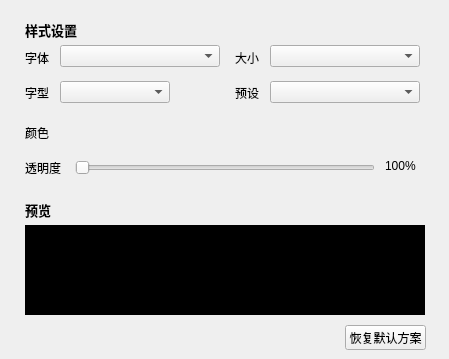
   <widget class="QWidget" name="seven">
    <widget class="TTKThemeLineLabel" name="baseSetSongWordWidget">
     <property name="geometry">
      <rect>
       <x>25</x>
       <y>20</y>
       <width>415</width>
       <height>20</height>
      </rect>
     </property>
     <property name="styleSheet">
      <string notr="true">background-color:transparent;
font-size:13px;
font-weight:bold;</string>
     </property>
     <property name="text">
      <string>样式设置</string>
     </property>
    </widget>
    <widget class="TTKThemeLineLabel" name="setColorSongWordWidget">
     <property name="geometry">
      <rect>
       <x>25</x>
       <y>200</y>
       <width>415</width>
       <height>20</height>
      </rect>
     </property>
     <property name="styleSheet">
      <string notr="true">background-color:transparent;
font-size:13px;
font-weight:bold;</string>
     </property>
     <property name="text">
      <string>预览</string>
     </property>
    </widget>
    <widget class="MusicPreviewLabel" name="showLabel">
     <property name="geometry">
      <rect>
       <x>25</x>
       <y>225</y>
       <width>400</width>
       <height>90</height>
      </rect>
     </property>
     <property name="styleSheet">
      <string notr="true">background:black
</string>
     </property>
     <property name="text">
      <string/>
     </property>
    </widget>
    <widget class="QComboBox" name="fontComboBox">
     <property name="geometry">
      <rect>
       <x>60</x>
       <y>45</y>
       <width>160</width>
       <height>22</height>
      </rect>
     </property>
    </widget>
    <widget class="QLabel" name="fontLabel">
     <property name="geometry">
      <rect>
       <x>25</x>
       <y>50</y>
       <width>31</width>
       <height>16</height>
      </rect>
     </property>
     <property name="text">
      <string>字体</string>
     </property>
    </widget>
    <widget class="QLabel" name="fontSizeLabel">
     <property name="geometry">
      <rect>
       <x>235</x>
       <y>50</y>
       <width>31</width>
       <height>16</height>
      </rect>
     </property>
     <property name="text">
      <string>大小</string>
     </property>
    </widget>
    <widget class="QComboBox" name="fontSizeComboBox">
     <property name="geometry">
      <rect>
       <x>270</x>
       <y>45</y>
       <width>150</width>
       <height>22</height>
      </rect>
     </property>
    </widget>
    <widget class="QLabel" name="fontTypeLabel">
     <property name="geometry">
      <rect>
       <x>25</x>
       <y>85</y>
       <width>31</width>
       <height>16</height>
      </rect>
     </property>
     <property name="text">
      <string>字型</string>
     </property>
    </widget>
    <widget class="QComboBox" name="fontTypeComboBox">
     <property name="geometry">
      <rect>
       <x>60</x>
       <y>81</y>
       <width>110</width>
       <height>22</height>
      </rect>
     </property>
    </widget>
    <widget class="QLabel" name="fontColorLabel">
     <property name="geometry">
      <rect>
       <x>25</x>
       <y>125</y>
       <width>31</width>
       <height>16</height>
      </rect>
     </property>
     <property name="text">
      <string>颜色</string>
     </property>
    </widget>
    <widget class="MusicColorPreviewLabel" name="noPlayedPushButton">
     <property name="geometry">
      <rect>
       <x>185</x>
       <y>120</y>
       <width>80</width>
       <height>25</height>
      </rect>
     </property>
     <property name="text">
      <string/>
     </property>
    </widget>
    <widget class="MusicColorPreviewLabel" name="playedPushButton">
     <property name="geometry">
      <rect>
       <x>60</x>
       <y>120</y>
       <width>80</width>
       <height>25</height>
      </rect>
     </property>
     <property name="text">
      <string/>
     </property>
    </widget>
    <widget class="QLabel" name="fontDefaultColorLabel">
     <property name="geometry">
      <rect>
       <x>235</x>
       <y>85</y>
       <width>31</width>
       <height>16</height>
      </rect>
     </property>
     <property name="text">
      <string>预设</string>
     </property>
    </widget>
    <widget class="QComboBox" name="fontDefaultColorComboBox">
     <property name="geometry">
      <rect>
       <x>270</x>
       <y>81</y>
       <width>150</width>
       <height>22</height>
      </rect>
     </property>
    </widget>
    <widget class="QPushButton" name="resetPushButton">
     <property name="geometry">
      <rect>
       <x>345</x>
       <y>325</y>
       <width>81</width>
       <height>25</height>
      </rect>
     </property>
     <property name="text">
      <string>恢复默认方案</string>
     </property>
    </widget>
    <widget class="QLabel" name="fontTransLabel">
     <property name="geometry">
      <rect>
       <x>25</x>
       <y>160</y>
       <width>41</width>
       <height>16</height>
      </rect>
     </property>
     <property name="text">
      <string>透明度</string>
     </property>
    </widget>
    <widget class="TTKClickedSlider" name="transparentSlider">
     <property name="geometry">
      <rect>
       <x>75</x>
       <y>158</y>
       <width>300</width>
       <height>20</height>
      </rect>
     </property>
     <property name="maximum">
      <number>100</number>
     </property>
     <property name="orientation">
      <enum>Qt::Horizontal</enum>
     </property>
    </widget>
    <widget class="QLabel" name="fontTransValueLabel">
     <property name="geometry">
      <rect>
       <x>385</x>
       <y>158</y>
       <width>35</width>
       <height>16</height>
      </rect>
     </property>
     <property name="text">
      <string>100%</string>
     </property>
    </widget>
   </widget>
